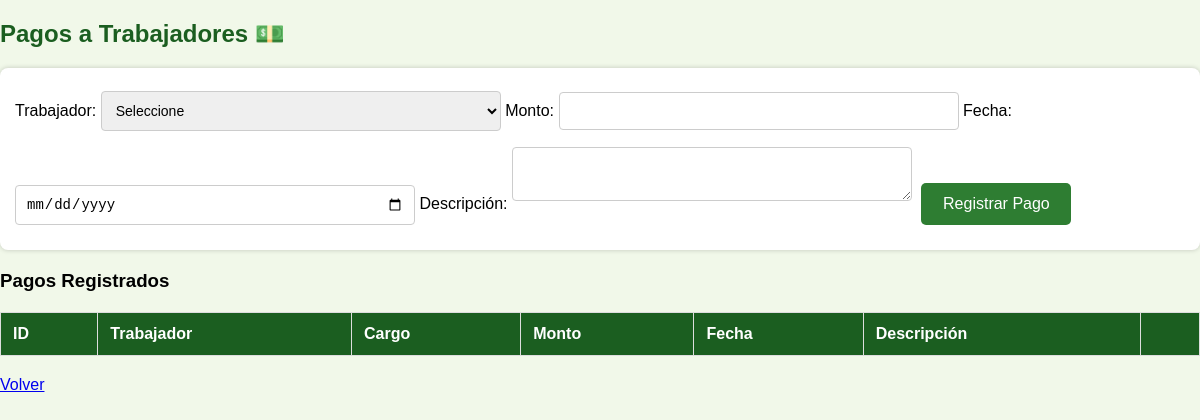
Before: /pages/pagos.php (signed in) with the older database file.
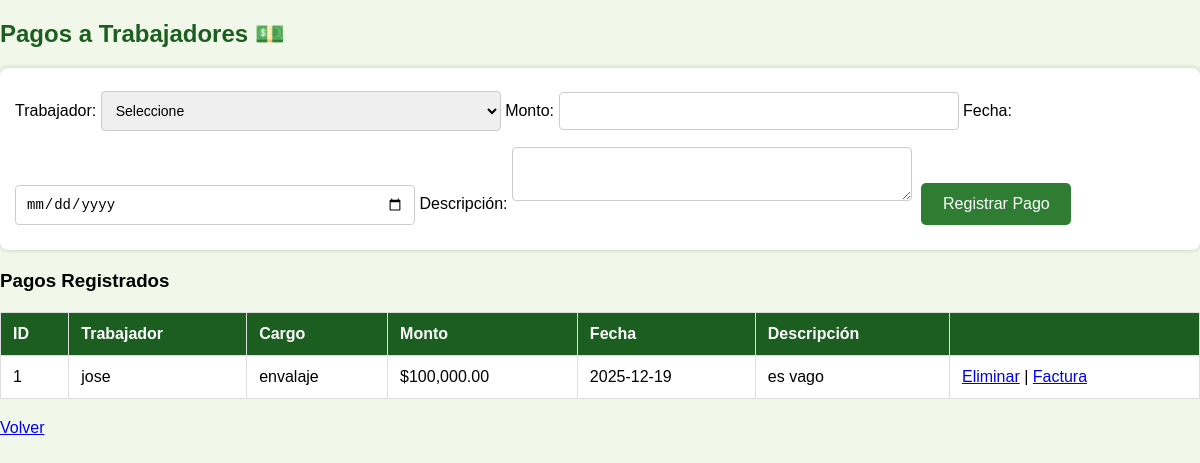
After: the same page with the newer database file.
### tables this page shows
CREATE TABLE `pagos` (
  `id` int(11) NOT NULL,
  `trabajador_id` int(11) DEFAULT NULL,
  `monto` decimal(10,2) DEFAULT NULL,
  `fecha` date DEFAULT NULL,
  `descripcion` text DEFAULT NULL
);

CREATE TABLE `trabajadores` (
  `id` int(11) NOT NULL,
  `nombre` varchar(100) DEFAULT NULL,
  `telefono` varchar(30) DEFAULT NULL,
  `cargo` varchar(100) DEFAULT NULL
);

### pages/pagos.php (the view, shortened to what this page needs)
<?php
include("../php/conexion.php");
$pagos = $conn->query("
    SELECT p.id, p.monto, p.fecha, p.descripcion,
           t.nombre, t.cargo
    FROM pagos p
    LEFT JOIN trabajadores t ON p.trabajador_id = t.id
    ORDER BY p.id DESC
");
?>
<!DOCTYPE html>
<html>
<head>
<link rel="stylesheet" href="../css/estilo.css">
</head>
<body>
<h2>Pagos a Trabajadores 💵</h2>
<form method="POST">
    <label>Trabajador:</label>
    <select name="trabajador_id" required>
        <option value="">Seleccione</option>
    </select>
    <label>Monto:</label>
    <input type="number" step="0.01" name="monto" required>
    <label>Fecha:</label>
    <input type="date" name="fecha" required>
    <label>Descripción:</label>
    <textarea name="descripcion"></textarea>
    <button type="submit" name="guardar">Registrar Pago</button>
</form>
<h3>Pagos Registrados</h3>
<table border="1" width="100%">
<tr>
    <th>ID</th>
    <th>Trabajador</th>
    <th>Cargo</th>
    <th>Monto</th>
    <th>Fecha</th>
    <th>Descripción</th>
    <th></th>
</tr>
<?php while($p = $pagos->fetch_assoc()) { ?>
<tr id="factura-<?= $p['id'] ?>">
    <td><?= $p['id'] ?></td>
    <td><?= $p['nombre'] ?></td>
    <td><?= $p['cargo'] ?></td>
    <td>$<?= number_format($p['monto'],2) ?></td>
    <td><?= $p['fecha'] ?></td>
    <td><?= $p['descripcion'] ?></td>
    <td>
        <a href="pagos.php?eliminar=<?= $p['id'] ?>" onclick="return confirm('¿Eliminar pago?')">Eliminar</a> |
        <a href="#" onclick="imprimirFactura(<?= $p['id'] ?>)">Factura</a>
    </td>
</tr>
<?php } ?>
</table>
<a href="../php/dashboard.php">Volver</a>
</body>
</html>

Changed rows visible on the page:
added pagos: id "1", trabajador.nombre "jose", trabajador.cargo "envalaje", monto "100,000.00", fecha "2025-12-19", descripcion "es vago"
